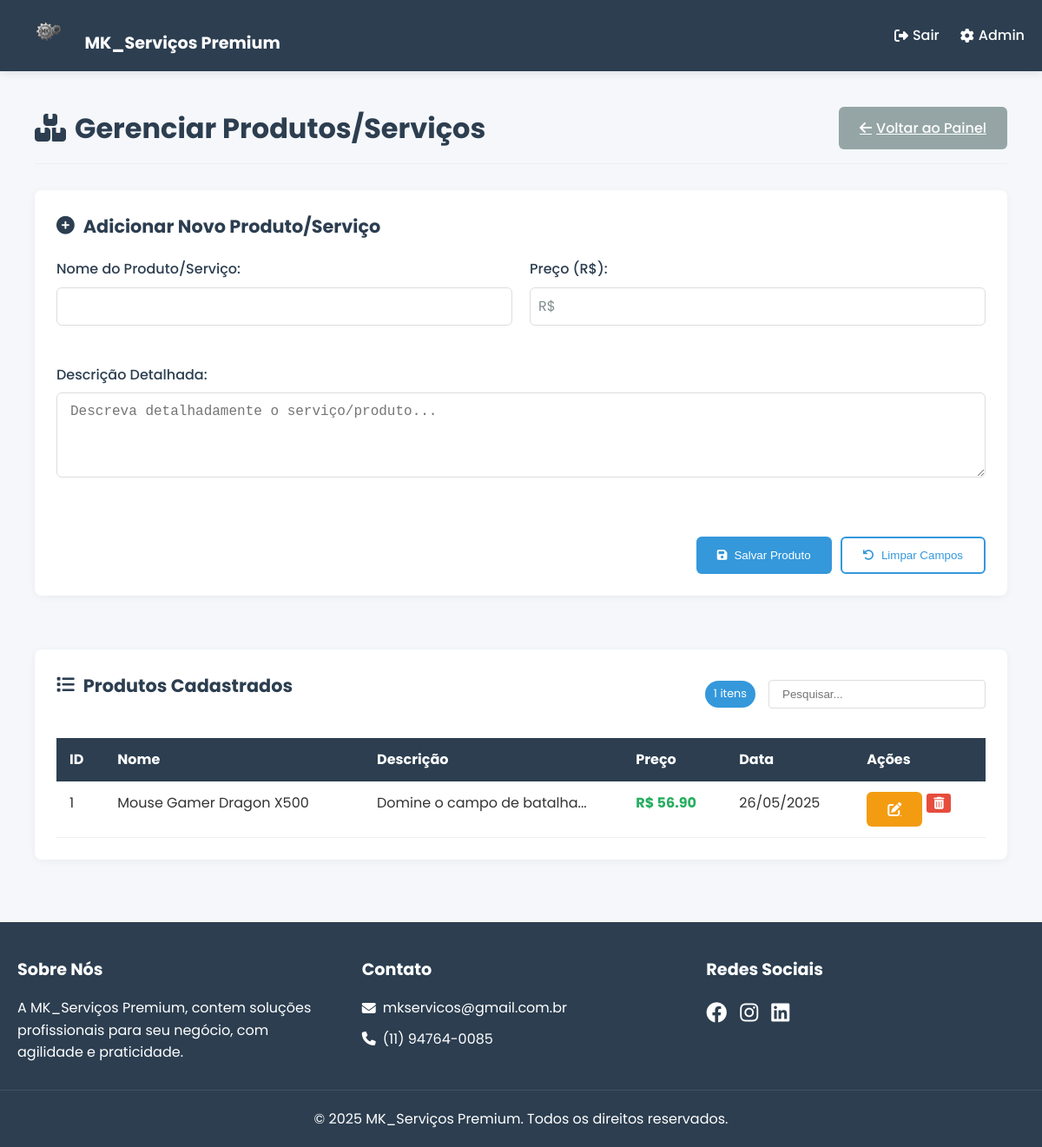
The app's page /admin/products (signed in) with its own data.
### app.py (models this page shows)
class Product(db.Model):
    id = db.Column(db.Integer, primary_key=True)
    name = db.Column(db.String(100), nullable=False)
    description = db.Column(db.Text, nullable=False)
    price = db.Column(db.Float, nullable=False)
    created_by = db.Column(db.Integer, db.ForeignKey('user.id'))
    created_at = db.Column(db.DateTime, default=datetime.utcnow)
    is_active = db.Column(db.Boolean, default=True)
    creator = db.relationship('User', backref='products', lazy=True)

### app.py (the view, shortened to what this page needs)
@app.route('/admin/products', methods=['GET', 'POST'])  # Adicione 'POST' aqui
@login_required
@admin_required
def admin_products():
    products = Product.query.all()
    return render_template('admin/products.html', products=products)

### app.py (called while the page is built)
@login_manager.user_loader
def load_user(user_id):
    return User.query.get(int(user_id))

def admin_required(f):
    @wraps(f)
    def decorated_function(*args, **kwargs):
        if not current_user.is_authenticated or not current_user.is_admin:
            flash('Acesso restrito a administradores', 'danger')
            return redirect(url_for('index'))
        return f(*args, **kwargs)
    return decorated_function

### templates/admin/products.html (shortened to what this page needs)
{% extends "base.html" %}
{% block content %}
<div class="admin-container">
    <div class="admin-header">
        <h1><i class="fas fa-boxes"></i> Gerenciar Produtos/Serviços</h1>
        <a href="{{ url_for('admin_dashboard') }}" class="btn btn-back">
            <i class="fas fa-arrow-left"></i> Voltar ao Painel
        </a>
    </div>
    <div class="admin-content">
        <div class="admin-card">
            <h2><i class="fas fa-plus-circle"></i> Adicionar Novo Produto/Serviço</h2>
            <form method="POST" action="{{ url_for('admin_products') }}" class="product-form">
                <div class="form-row">
                    <div class="form-group">
                        <label for="name">Nome do Produto/Serviço:</label>
                        <input type="text" id="name" name="name" class="form-control" required>
                    </div>
                    <div class="form-group">
                        <label for="price">Preço (R$):</label>
                        <div class="input-with-symbol">
                            <span class="input-symbol">R$</span>
                            <input type="number" step="0.01" id="price" name="price" class="form-control" required>
                        </div>
                    </div>
                </div>
                <div class="form-group">
                    <label for="description">Descrição Detalhada:</label>
                    <textarea id="description" name="description" class="form-control" rows="4" required
                              placeholder="Descreva detalhadamente o serviço/produto..."></textarea>
                </div>
                <div class="form-actions">
                    <button type="submit" class="btn btn-primary">
                        <i class="fas fa-save"></i> Salvar Produto
                    </button>
                    <button type="reset" class="btn btn-secondary">
                        <i class="fas fa-undo"></i> Limpar Campos
                    </button>
                </div>
            </form>
        </div>
        <div class="admin-card">
            <div class="table-header">
                <h2><i class="fas fa-list"></i> Produtos Cadastrados</h2>
                <div class="table-actions">
                    <span class="badge">{{ products|length }} itens</span>
                    <input type="text" id="searchInput" placeholder="Pesquisar..." class="search-input">
                </div>
            </div>
            {% if products %}
            <div class="table-responsive">
                <table class="admin-table">
                    <thead>
                        <tr>
                            <th>ID</th>
                            <th>Nome</th>
                            <th>Descrição</th>
                            <th>Preço</th>
                            <th>Data</th>
                            <th>Ações</th>
                        </tr>
                    </thead>
                    <tbody>
                        {% for product in products %}
                        <tr>
                            <td>{{ product.id }}</td>
                            <td>{{ product.name }}</td>
                            <td class="description-cell">
                                <div class="description-preview">{{ product.description|truncate(30) }}</div>
                            </td>
                            <td class="price-cell">R$ {{ "%.2f"|format(product.price) }}</td>
                            <td>{{ product.created_at.strftime('%d/%m/%Y') }}</td>
                            <td class="actions-cell">
                                <a href="{{ url_for('edit_product', id=product.id) }}" class="btn btn-sm btn-edit" title="Editar">
                                    <i class="fas fa-edit"></i>
                                </a>
                                <form action="{{ url_for('delete_product', id=product.id) }}" method="POST" style="display: inline;">
                                   <button type="submit" class="btn btn-sm btn-danger" title="Excluir" onclick="return confirm('Tem certeza que deseja excluir este produto?')">
                                    <i class="fas fa-trash-alt"></i>
                                   </button>
                                </form>
                            </td>
                        </tr>
                        {% endfor %}
                    </tbody>
                </table>
            </div>
            {% else %}
            <div class="empty-state">
                <i class="fas fa-box-open"></i>
                <p>Nenhum produto/serviço cadastrado ainda.</p>
            </div>
            {% endif %}
        </div>
    </div>
</div>
{% endblock %}

### static/css/style.css (style rules this page uses)
:root { --primary-color: #2c3e50; --secondary-color: #3498db; --success-color: #27ae60; --danger-color: #e74c3c; --warning-color: #f39c12; --light-color: #ecf0f1; --dark-color: #34495e; --text-color: #333; --text-light: #7f8c8d; --border-color: #ddd; --border-radius: 6px; --box-shadow: 0 5px 15px rgba(0, 0, 0, 0.1); }
* { margin: 0; padding: 0; box-sizing: border-box; }
body { font-family: 'Poppins', sans-serif; line-height: 1.6; color: var(--text-color); background-color: #f5f7fa; min-height: 100vh; display: flex; flex-direction: column; }
.btn { padding: 0.75rem 1.5rem; border-radius: var(--border-radius); font-weight: 500; transition: all 0.3s ease; cursor: pointer; text-align: center; display: inline-flex; align-items: center; justify-content: center; gap: 8px; }
.btn-primary { background-color: var(--secondary-color); color: white; border: none; }
.btn-secondary { background-color: transparent; border: 2px solid var(--secondary-color); color: var(--secondary-color); }
.form-group { margin-bottom: 1.5rem; position: relative; }
.form-group label { display: flex; align-items: center; gap: 8px; margin-bottom: 0.5rem; font-weight: 500; color: var(--primary-color); }
.form-control { width: 100%; padding: 12px 15px; border: 1px solid var(--border-color); border-radius: var(--border-radius); font-size: 1rem; transition: all 0.3s ease; }
.admin-container { max-width: 1200px; margin: 2rem auto; padding: 0 1rem; }
.admin-header { display: flex; justify-content: space-between; align-items: center; margin-bottom: 2rem; padding-bottom: 1rem; border-bottom: 1px solid var(--border-color); }
.admin-header h1 { color: var(--primary-color); display: flex; align-items: center; gap: 10px; }
.admin-card { background: white; padding: 2rem; border-radius: var(--border-radius); box-shadow: var(--box-shadow); margin-bottom: 2rem; }
.product-form { display: grid; gap: 1.5rem; }
.form-row { display: grid; grid-template-columns: repeat(auto-fit, minmax(300px, 1fr)); gap: 1.5rem; }
.input-with-symbol { position: relative; }
.input-symbol { position: absolute; left: 10px; top: 50%; transform: translateY(-50%); color: var(--text-light); }
.input-with-symbol .form-control { padding-left: 30px; }
.form-actions { display: flex; justify-content: flex-end; gap: 1rem; margin-top: 1rem; }
.admin-table { width: 100%; border-collapse: collapse; margin-top: 1.5rem; }
.admin-table th { background-color: var(--primary-color); color: white; padding: 12px 15px; text-align: left; }
.admin-table td { padding: 12px 15px; border-bottom: 1px solid var(--border-color); vertical-align: middle; }
.actions-cell { display: flex; gap: 0.5rem; }
.actions-cell form { display: inline-block; margin: 0; padding: 0; }
.actions-cell button { padding: 0.25rem 0.5rem; font-size: 0.875rem; line-height: 1.5; border-radius: 0.2rem; cursor: pointer; border: none; }
.btn-edit { background-color: var(--warning-color); color: white; }
.btn-danger { background-color: var(--danger-color); color: white; }
.btn-back { background-color: var(--light-color); color: var(--primary-color); }
.description-cell { position: relative; max-width: 250px; }
.description-preview { white-space: nowrap; overflow: hidden; text-overflow: ellipsis; }

### records on screen
Product: id "1", name "Mouse Gamer Dragon X500", description "Domine o campo de batalha...", price "56.90", created_at "26/05/2025"

### other values on screen
{{ products|length }} "1"
